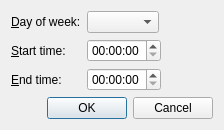
<?xml version="1.0" encoding="UTF-8"?>
<ui version="4.0">
 <class>Agenda::AvailabilityCreatorDialog</class>
 <widget class="QDialog" name="Agenda::AvailabilityCreatorDialog">
  <property name="geometry">
   <rect>
    <x>0</x>
    <y>0</y>
    <width>224</width>
    <height>115</height>
   </rect>
  </property>
  <property name="windowTitle">
   <string>Day availability editor</string>
  </property>
  <layout class="QFormLayout" name="formLayout">
   <property name="fieldGrowthPolicy">
    <enum>QFormLayout::ExpandingFieldsGrow</enum>
   </property>
   <item row="0" column="0">
    <widget class="QLabel" name="dayOfWeekLabel">
     <property name="text">
      <string>&amp;Day of week:</string>
     </property>
     <property name="buddy">
      <cstring>dayCombo</cstring>
     </property>
    </widget>
   </item>
   <item row="0" column="1">
    <widget class="QComboBox" name="dayCombo"/>
   </item>
   <item row="1" column="0">
    <widget class="QLabel" name="startTimeLabel">
     <property name="text">
      <string>&amp;Start time:</string>
     </property>
     <property name="buddy">
      <cstring>startTime</cstring>
     </property>
    </widget>
   </item>
   <item row="1" column="1">
    <widget class="QTimeEdit" name="startTime"/>
   </item>
   <item row="2" column="0">
    <widget class="QLabel" name="endTimeLabel">
     <property name="text">
      <string>&amp;End time:</string>
     </property>
     <property name="buddy">
      <cstring>endTime</cstring>
     </property>
    </widget>
   </item>
   <item row="2" column="1">
    <widget class="QTimeEdit" name="endTime"/>
   </item>
   <item row="3" column="0" colspan="2">
    <widget class="QDialogButtonBox" name="buttonBox">
     <property name="orientation">
      <enum>Qt::Horizontal</enum>
     </property>
     <property name="standardButtons">
      <set>QDialogButtonBox::Cancel|QDialogButtonBox::Ok</set>
     </property>
    </widget>
   </item>
  </layout>
 </widget>
 <resources/>
 <connections>
  <connection>
   <sender>buttonBox</sender>
   <signal>accepted()</signal>
   <receiver>Agenda::AvailabilityCreatorDialog</receiver>
   <slot>accept()</slot>
   <hints>
    <hint type="sourcelabel">
     <x>248</x>
     <y>254</y>
    </hint>
    <hint type="destinationlabel">
     <x>157</x>
     <y>274</y>
    </hint>
   </hints>
  </connection>
  <connection>
   <sender>buttonBox</sender>
   <signal>rejected()</signal>
   <receiver>Agenda::AvailabilityCreatorDialog</receiver>
   <slot>reject()</slot>
   <hints>
    <hint type="sourcelabel">
     <x>316</x>
     <y>260</y>
    </hint>
    <hint type="destinationlabel">
     <x>286</x>
     <y>274</y>
    </hint>
   </hints>
  </connection>
 </connections>
</ui>
